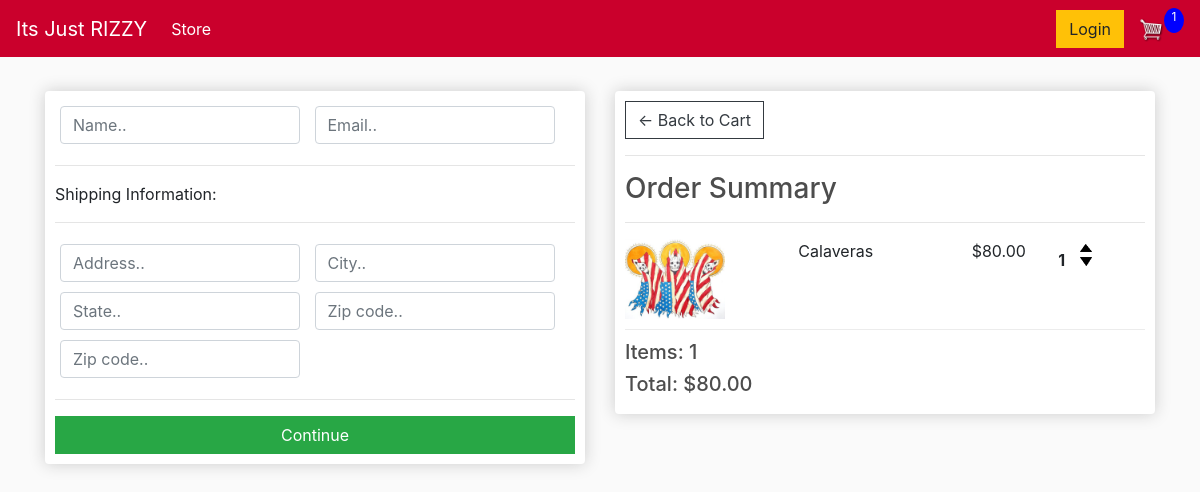
/cart/ (signed in), run on an earlier commit of the app's database.
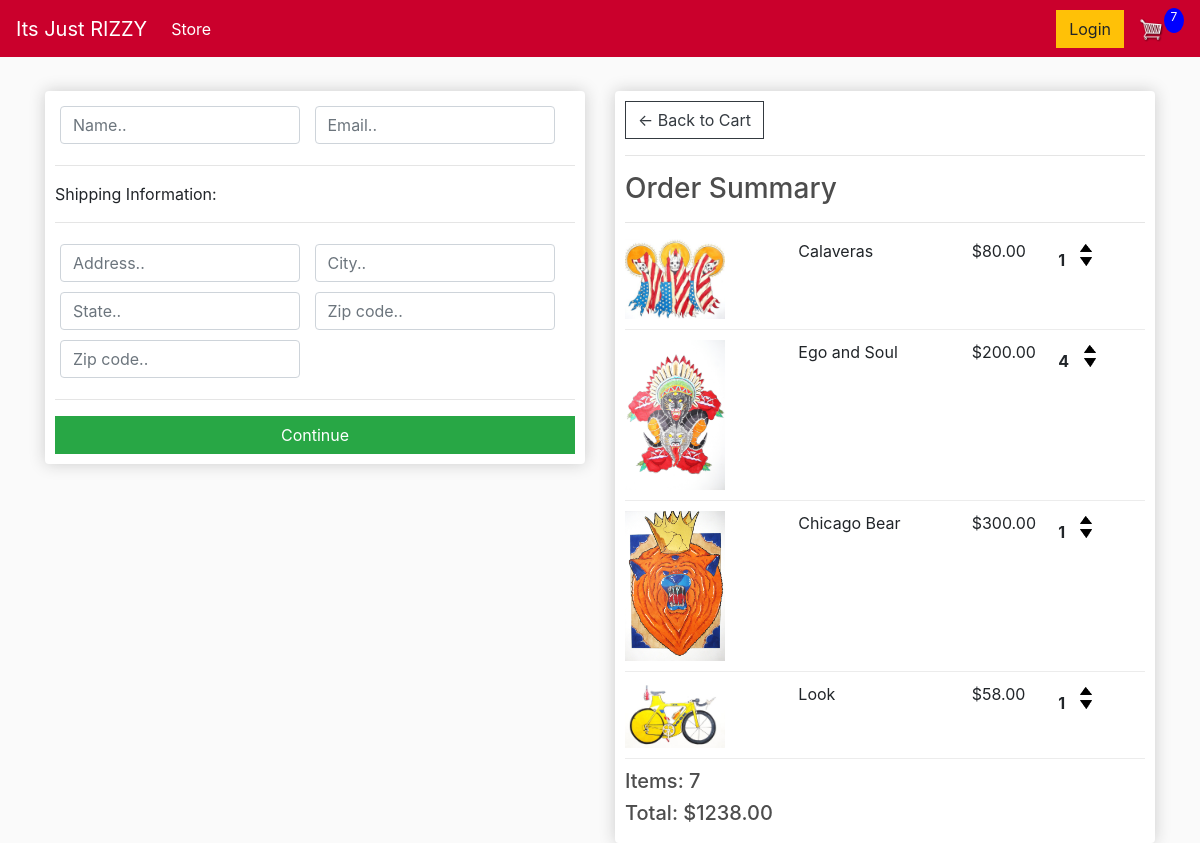
And on a later commit of the database.
### store/models.py (models this page shows, shortened)
class OrderItem(models.Model):
	product = models.ForeignKey(Product, on_delete=models.SET_NULL, null=True)
	order = models.ForeignKey(Order, on_delete=models.SET_NULL, null=True)
	quantity = models.IntegerField(default=0, null=True, blank=True)
	date_added = models.DateTimeField(auto_now_add=True)
	@property
	def get_total(self):
		total = self.product.price * self.quantity
		return total

class Product(models.Model):
	name = models.CharField(max_length=200)
	price = models.FloatField()
	digital = models.BooleanField(default=False,null=True, blank=True)
	image = models.ImageField(null=True, blank=True)
	@property
	def imageURL(self):
		try:
			url = self.image.url
		except:
			url = ''
		return url

class Order(models.Model):
	customer = models.ForeignKey(Customer, on_delete=models.SET_NULL, null=True, blank=True)
	date_ordered = models.DateTimeField(auto_now_add=True)
	complete = models.BooleanField(default=False)
	transaction_id = models.CharField(max_length=100, null=True)
	@property
	def get_cart_total(self):
		orderitems = self.orderitem_set.all()
		total = sum([item.get_total for item in orderitems])
		return total
	@property
	def get_cart_items(self):
		orderitems = self.orderitem_set.all()
		total = sum([item.quantity for item in orderitems])
		return total

### store/views.py (the view)
# urls.py: path('cart/', views.cart, name="cart"),
def cart(request):
	if request.user.is_authenticated:
		customer = request.user.customer
		order, created = Order.objects.get_or_create(customer=customer, complete=False)
		items = order.orderitem_set.all()
		cartItems = order.get_cart_items
	else:
		items = []
		order = {'get_cart_total':0, 'get_cart_items':0}
		cartItems = order['get_cart_items']
	context = {'items':items, 'order':order, 'cartItems':cartItems}
	return render(request, 'store/cart.html', context)

### store/templates/store/cart.html (shortened to what this page needs)
{% extends 'store/main.html' %}
{% load static %}
{% block content %}
     <div class="row">
		<div class="col-lg-6">
			<div class="box-element" id="form-wrapper">
				<form id="form">
					<div id="user-info">
						<div class="form-field">
							<input required class="form-control" type="text" name="name" placeholder="Name..">
						</div>
						<div class="form-field">
							<input required class="form-control" type="email" name="email" placeholder="Email..">
						</div>
					</div>
					<div id="shipping-info">
						<hr>
						<p>Shipping Information:</p>
						<hr>
						<div class="form-field">
							<input class="form-control" type="text" name="address" placeholder="Address..">
						</div>
						<div class="form-field">
							<input class="form-control" type="text" name="city" placeholder="City..">
						</div>
						<div class="form-field">
							<input class="form-control" type="text" name="state" placeholder="State..">
						</div>
						<div class="form-field">
							<input class="form-control" type="text" name="zipcode" placeholder="Zip code..">
						</div>
						<div class="form-field">
							<input class="form-control" type="text" name="country" placeholder="Zip code..">
						</div>
					</div>
					<hr>
					<input id="form-button" class="btn btn-success btn-block" type="submit" value="Continue">
				</form>
			</div>
			<br>
		</div>
		<div class="col-lg-6">
			<div class="box-element">
				<a  class="btn btn-outline-dark" href="{% url 'cart' %}">&#x2190; Back to Cart</a>
				<hr>
				<h3>Order Summary</h3>
				<hr>
				{% for item in items %}
				<div class="cart-row">
					<div style="flex:2"><img class="row-image" src="{{item.product.imageURL}}"></div>
					<div style="flex:2"><p>{{item.product.name}}</p></div>
					<div style="flex:1"><p>${{item.product.price|floatformat:2}}</p></div>
					<div style="flex:1">
						<p class="quantity">{{item.quantity}}</p>
						<div class="quantity">
							<img data-product="{{item.product.id}}" data-action="add" class="chg-quantity update-cart" src="{% static  'images/arrow2.png' %}">
							<img data-product="{{item.product.id}}" data-action="remove" class="chg-quantity update-cart" src="{% static  'images/arrow1.png' %}">
						</div>
					</div>
				</div>
				{% endfor %}
				<h5>Items:   {{order.get_cart_items}}</h5>
				<h5>Total:   ${{order.get_cart_total|floatformat:2}}</h5>
			</div>
		</div>
	</div>
{% endblock content %}

### store/templates/store/main.html (shortened to what this page needs)
<!DOCTYPE html>
{% load static %}
<html>
<head>
  <link rel="stylesheet" href="https://stackpath.bootstrapcdn.com/bootstrap/4.4.1/css/bootstrap.min.css">
  <link rel="stylesheet" type="text/css" href="{% static 'css/main.css' %}">
</head>
<body>
	<nav class="navbar navbar-expand-lg navbar-dark bg-dark">
	  <a class="navbar-brand" href="{% url 'store' %}">Its Just RIZZY</a>
	  <div class="collapse navbar-collapse" id="navbarSupportedContent">
	    <ul class="navbar-nav mr-auto">
	      <li class="nav-item active">
	        <a class="nav-link" href="{% url 'store' %}">Store <span class="sr-only">(current)</span></a>
	      </li>
      </ul>
      <div class="form-inline my-2 my-lg-0">
        <a href="#"class="btn btn-warning">Login</a>
        <a href="{% url 'cart' %}">
         <img  id="cart-icon" src="{% static 'images/cart.png' %}">
       </a>
       <p id="cart-total">{{cartItems}}</p>
     </div>
	  </div>
	</nav>
     <div class="container">
            <br>
            {% block content %}
            {% endblock content %}
         </div>
</body>
</html>

### static/css/main.css (style rules this page uses)
body { background-color: hsl(0, 0%, 98%); }
h1,h2,h3,h4,h5,h6 { color:hsl(0, 0%, 30%); }
.box-element { box-shadow:hsl(0, 0%, 80%) 0 0 16px; background-color: #fff; border-radius: 4px; padding: 10px; }
.bg-dark { background-color: rgb(202, 0, 44)!important; }
#cart-icon { width:25px; display: inline-block; margin-left: 15px; }
#cart-total { display: block; text-align: center; color:#fff; background-color: blue; width: 20px; height: 25px; border-radius: 50%; font-size: 12px; }
.col-lg-4, .col-lg-6, .col-lg-8, .col-lg-12 { margin-top: 10px; }
.btn { border-radius: 0; }
.row-image { width: 100px; }
.form-field { width:250px; display: inline-block; padding: 5px; }
.cart-row { display: flex; align-items: flex-stretch; padding-bottom: 10px; margin-bottom: 10px; border-bottom: 1px solid #ececec; }
.quantity { display: inline-block; font-weight: 700; padding-right:10px; }
.chg-quantity { width: 12px; cursor: pointer; display: block; margin-top: 5px; transition:.1s; }

What changed in the data, as far as the page shows it:
added OrderItem: product.imageURL (picture), product.name "Ego and Soul", product.price "200.00", quantity "4"
added OrderItem: product.imageURL (picture), product.name "Chicago Bear", product.price "300.00", quantity "1"
added OrderItem: product.imageURL (picture), product.name "Look", product.price "58.00", quantity "1"
computed for Order: get_cart_items "1" → "7"; get_cart_total "80.00" → "1238.00"
Also different on the page:
{{ cartItems }}: "1" → "7"
